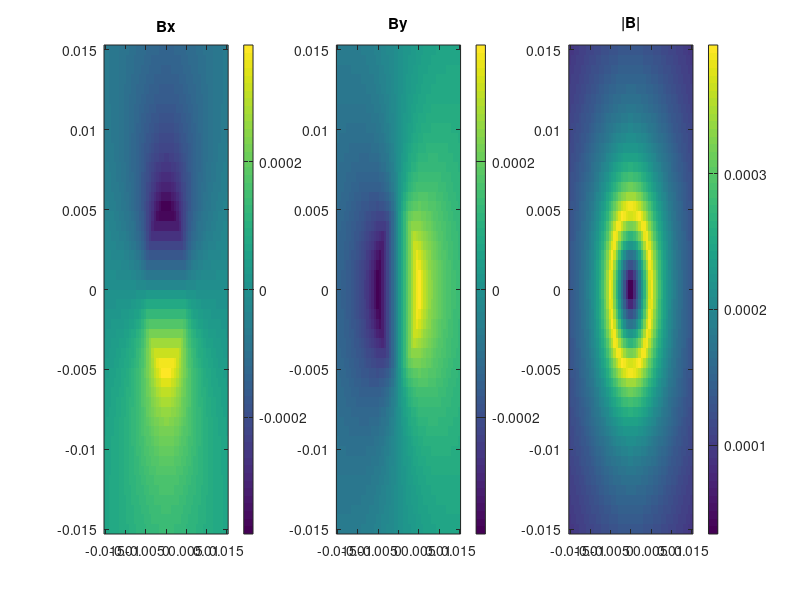

This figure's MATLAB source: (Note: a time limit stopped this script after it produced the figure.)

clc;clear;close all;
%% Problem 1a + 1b
%define terms
I = 10;                        %A
mu = 4*pi*10^(-7);      %H/m
a = .005;                      %m

%define grid
lx = 50;
ly = 50;
x = linspace(-3*a,3*a,lx);
y = linspace(-3*a,3*a,ly);
[X,Y] = meshgrid(x,y);

% Allocate space and calculate B
Bx = 0.*X;
By = 0.*Y;
Bmag = 0.*X;
for ix = 1:lx
    for iy = 1:ly
        %components
        if sqrt(X(ix,iy)^2 + Y(ix,iy)^2) < a
            Bx(ix,iy) = (mu*I/(2*pi*a^2))* sqrt(X(ix,iy)^2 + Y(ix,iy)^2)*(-Y(ix,iy)/sqrt(X(ix,iy)^2 + Y(ix,iy)^2));
            By(ix,iy) = (mu*I/(2*pi*a^2))* sqrt(X(ix,iy)^2 + Y(ix,iy)^2)*(X(ix,iy)/sqrt(X(ix,iy)^2 + Y(ix,iy)^2));
        elseif sqrt(X(ix,iy)^2 + Y(ix,iy)^2) >= a
            Bx(ix,iy) = (mu*I/(2*pi*sqrt(X(ix,iy)^2 + Y(ix,iy)^2)))*(-Y(ix,iy)/sqrt(X(ix,iy)^2 + Y(ix,iy)^2));
            By(ix,iy) = (mu*I/(2*pi*sqrt(X(ix,iy)^2 + Y(ix,iy)^2)))*(X(ix,iy)/sqrt(X(ix,iy)^2 + Y(ix,iy)^2));
        end %if
        
        %magnitude
        Bmag(ix,iy) = sqrt(Bx(ix,iy)^2+By(ix,iy)^2);
        
    end %for y
end %for x

% plot
figure(1)
%bx
subplot(1,3,1)
imagesc(x,y,Bx)
title('Bx')
colorbar;
axis xy

%by
subplot(1,3,2)
imagesc(x,y,By)
title('By')
colorbar;
axis xy

%b
subplot(1,3,3)
imagesc(x,y,Bmag)
title('|B|')
colorbar;
axis xy

%B
figure(2)
quiver(x,y,Bx,By,'AutoScale','off')
title('B')

%% Problem 1c+1d
%calculate curl of B numerically
dx = x(2)-x(1);
dy = y(2)-y(1);
curlb = 0.*X;

%x part of curl
curlx = zeros(size(By));
for ix = 2:lx-1
    curlx(:,ix) = (By(:,ix+1)-By(:,ix-1))/2/dx;
end %for
curlx(:,1) = (By(:,2)-By(:,1))/dx;
curlx(:,lx)=(By(:,lx)-By(:,lx-1))/dx;

%y part of curl
curly = zeros(size(Bx));
for iy = 2:ly-1
    curly(iy,:) = (Bx(iy+1,:)-Bx(iy-1,:))/2/dy;
end %for
curly(1,:) = (Bx(2,:)-Bx(1,:))/dy;
curly(ly,:)=(Bx(ly,:)-Bx(ly-1,:))/dy;

numeric_curl = curlx - curly;

%calculate curl of b analytically
analytic_curl = zeros(size(Bx));
for ix = 1:lx
    for iy = 1:ly
        if sqrt(x(ix)^2 + y(iy)^2) < a
            analytic_curl(ix,iy) = mu*I/(2*pi*a^2);
        elseif sqrt(x(ix)^2 + y(iy)^2) >= a
            analytic_curl(ix,iy) = 0;
        end
    end
end

figure(3)
subplot(1,2,1)
imagesc(x,y,numeric_curl)
axis xy
title('Numerical Curl')

subplot(1,2,2)
imagesc(x,y,analytic_curl)
axis xy
title('Analytic Curl')

%% Problem 1e+1f
%define constants
Q = 1;
a = 1;
eps = 8.854e-12;

%define grid
lx = 100;
ly = 100;
lz = 100;

x = linspace(-3*a,3*a,lx);
y = linspace(-3*a,3*a,ly);
z = linspace(-3*a,3*a,lz);

[X,Y,Z] = meshgrid(x,y,z);

%allocate space and calculate potential
phi = 0.*X;
for ix = 1:lx
    for iy = 1:ly
        for iz = 1:lz
            if sqrt(x(ix)^2+y(iy)^2+z(iz)^2) < a
                phi(iy,ix,iz) = Q/(4*pi*eps*a) - (Q/(8*pi*eps*a^3))*(x(ix)^2+y(iy)^2+z(iz)^2-a^2);
            elseif sqrt(x(ix)^2+y(iy)^2+z(iz)^2) >= a
                phi(iy,ix,iz) = Q/(4*pi*eps*sqrt(x(ix)^2+y(iy)^2+z(iz)^2));
            end %if
        end %for z
    end %for y
end %for x

%plot
figure(4);
imagesc(x,y,phi(:,:,50))
title('Scalar Potential')
axis xy
colorbar;

%calculate laplacian
figure(5);
lapl_phi = delsqr(phi,x(2)-x(1));
imagesc(lapl_phi(:,:,50))
title('Laplacian of Potential')
colorbar;
axis xy;


%% Problem 2a
%define grid
lx = 100;
ly = 100;
lz = 100;

x = linspace(-3*a,3*a,lx);
y = linspace(-3*a,3*a,ly);
z = linspace(-3*a,3*a,lz);

%define function to be integrated
func = -.5*eps*lapl_phi.*phi;

%integrate in x
W_x = zeros(ly,lz);
for iy = 1:ly-1
    for iz = 1:lz-1
        W_x(iy,iz) = num_int(func(iy,:,iz),x);
    end %for z
end %for y

%integrate in y
W_y = zeros(lz,1);
for iz = 1:lz-2
    W_y(iz) = num_int(W_x(:,iz),y);
end %for z

%integrate in z
W_E = num_int(W_y,z(1:end-3));

%display result
disp('Electrostatic Energy in the region R in Joules is: ')
disp(W_E)

%% Problem 2b
a = .005;         %m
r0 = 2*a;

%calculate parametric path
lp = 100;
phi = linspace(0,2*pi,lp);
dp = phi(2)-phi(1);

x_phi = r0*cos(phi);
y_phi = r0*sin(phi);

x = linspace(-3*a,3*a,lx);
y = linspace(-3*a,3*a,ly);

%plot path with 
figure(6)
imagesc(x,y,Bmag)
hold on
plot(x_phi,y_phi)
hold off
title('|B| with Parametric Path')

%% Problem 2c
%calculate B at r
B_phix = zeros(size(x_phi));
B_phiy = zeros(size(y_phi));
for ip = 1:lp
    B_phix(ip) = (mu*I/(2*pi*sqrt(x_phi(ip)^2 + y_phi(ip)^2)))*(-y_phi(ip)/sqrt(x_phi(ip)^2 + y_phi(ip)^2));
    B_phiy(ip) = (mu*I/(2*pi*sqrt(x_phi(ip)^2 + y_phi(ip)^2)))*(x_phi(ip)/sqrt(x_phi(ip)^2 + y_phi(ip)^2));
end %for

B_phi = sqrt(B_phix.^2 + B_phiy.^2);

%plot components
figure(7)
plotyy(x_phi,B_phix,y_phi,B_phiy)
title('Components of B along the Parametric Path')
%% Problem 2d
%allocate space for derivatives
drdp_x = zeros(size(x_phi));
drdp_y = drdp_x;

%forward difference at beginning
drdp_x(1) = (x_phi(2)-x_phi(1))/dp;
drdp_y(1) = (y_phi(2)-y_phi(1))/dp;

%take centered diff for middle
for i = 2:lp-1
    drdp_x(i) = (x_phi(i+1) - x_phi(i-1))/(2*dp);
    drdp_y(i) = (y_phi(i+1) - y_phi(i-1))/(2*dp);
end %for

%backward difference at end
drdp_x(lp) = (x_phi(lp)-x_phi(lp-1))/dp;
drdp_y(lp) = (y_phi(lp)-y_phi(lp-1))/dp;

%calculate analytical derivative for comparison
drdp_xreal = -r0*sin(phi);
drdp_yreal = r0*cos(phi);

%plot derivatives
figure(8);
subplot(1,2,1)
plot(drdp_x,drdp_y)
title('Numerically Computed Derivative')
subplot(1,2,2)
plot(drdp_xreal,drdp_yreal)
title('Analytical Derivative')


%% Problem 2e
%calculate integrand by taking dot product
bxdl = B_phix.*drdp_x;
bydl = B_phiy.*drdp_y;
Bdl = bxdl+bydl;

%perform numerical integral
current = num_int(Bdl,phi)/mu;

%display result

disp('Current in the loop in Amps is: ')
disp(current)
